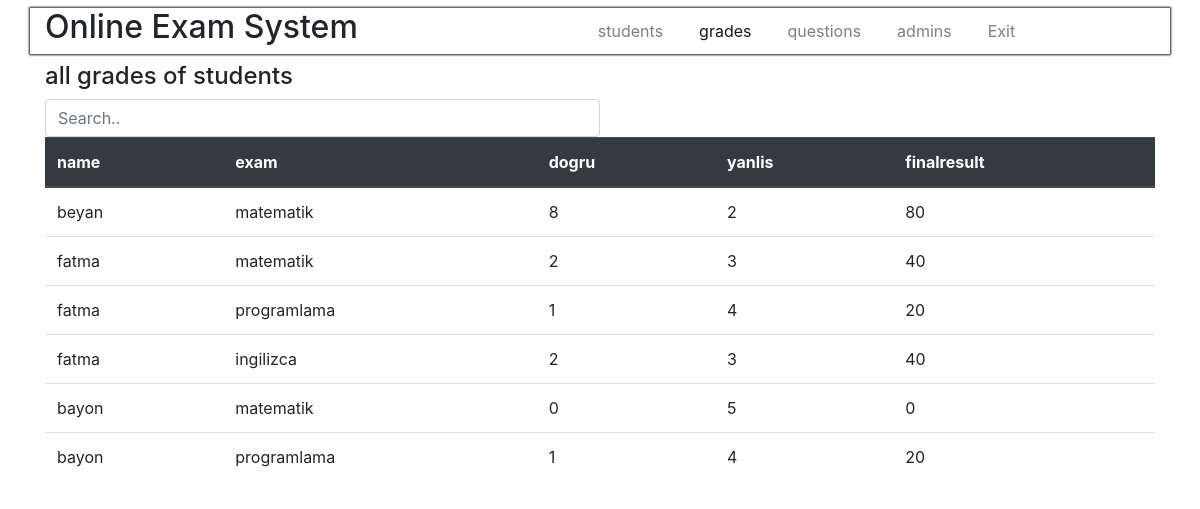
The page /grades.php on the database its author committed.
### tables this page shows
CREATE TABLE `users` (
  `users_id` int(11) NOT NULL,
  `user_name` text NOT NULL,
  `user_email` text NOT NULL,
  `user_password` text NOT NULL,
  `user_birthday` date NOT NULL,
  `user_gender` varchar(10) NOT NULL,
  `rol_id` int(20) NOT NULL,
  `code` int(11) NOT NULL
);

CREATE TABLE `exams` (
  `exam_id` int(11) NOT NULL,
  `exam_name` text NOT NULL
);

CREATE TABLE `result` (
  `user_id` int(11) NOT NULL,
  `exam_id` int(11) NOT NULL,
  `right_number` int(11) NOT NULL,
  `wrong_number` int(11) NOT NULL,
  `final_result` int(11) NOT NULL
);

### grades.php (the view, shortened to what this page needs)
<?php
include 'database.php';
?>
<!DOCTYPE html>
<html lang="en">
<head>
    <link rel="stylesheet" href="https://cdn.jsdelivr.net/npm/bootstrap@4.6.0/dist/css/bootstrap.min.css"
>
    <link rel="stylesheet" href="css/style.css">
</head>
<body>
     <nav class=" navbar navbar-expand-lg navbar-light bg-white">
    <div class="container dashdord-nav">
       <h2>Online Exam System</h2>
       <div class="collapse navbar-collapse navdas" id="navbarSupportedContent">
         <ul class="navbar-nav mr-auto">
           <li class="nav-item  mar">
             <a class="nav-link active1 link" href="students.php">students <span class="sr-only">(current)</span></a>
           </li>
           <li class="nav-item active mar">
             <a class="nav-link link" href="grades.php">grades </a>
           </li>
           <li class="nav-item mar">
            <a class="nav-link link" href="questions.php">questions</a>
          </li>
         <li class="nav-item mar">
               <a class="nav-link link" href="admins.php">admins</a>
        </li>
        <li class="nav-item mar">
         <a class="nav-link link" href="exit.php">Exit </a>
       </li>
         </ul>
    </div>
   </div>
     </nav>
     <section>
           <div class="container">
            <h4>all grades of students </h4>
            <input id="myInput" type="text" placeholder="Search.."   class="form-control"  style="width: 50%;">
            <table class="table">
                <thead class="thead-dark">
                  <tr>
                    <th scope="col">name</th>
                    <th scope="col">exam</th>
                    <th scope="col">dogru</th>
                    <th scope="col">yanlis</th>
                    <th scope="col">finalresult</th>
                  </tr>
                </thead>
                <tbody id="myTable">
                <?php
            $result=$con->query("SELECT * FROM result");
             while($row = $result->fetch_assoc()){
               echo "<tr>";
               $result2=$con->query("SELECT user_name FROM users where users_id=".$row['user_id']);
              while($row1 = $result2->fetch_assoc()){
               echo  "<td>" .$row1['user_name'] . "</td>";
               $result3=$con->query("SELECT exam_name FROM exams where exam_id=".$row['exam_id']);
               while($row2 = $result3->fetch_assoc()){
               echo "<td>" . $row2['exam_name'] . "</td>";
               echo "<td>" . $row['right_number'] . "</td>";
               echo "<td>" . $row['wrong_number'] . "</td>";
               echo"<td>" . $row['final_result'] . "</td>";
              echo "</tr>";
           }}}?>
                </tbody>
              </table>
           </div>
     </section>
</body>
</html>

### css/style.css (style rules this page uses)
a { list-style: none; text-decoration: none; }
.navdas { margin-left: 20%; text-align: right; }
.mar { margin: 0 10px; }
.dashdord-nav { width: 100%; box-shadow: 0px 0px 2px 1px; }

### rows shown on the page
result: right_number "8", wrong_number "2", final_result "80"
users: user_name "beyan"
exams: exam_name "matematik"
result: right_number "2", wrong_number "3", final_result "40"
users: user_name "fatma"
result: right_number "1", wrong_number "4", final_result "20"
exams: exam_name "programlama"
result: right_number "2", wrong_number "3", final_result "40"
exams: exam_name "ingilizca"
result: right_number "0", wrong_number "5", final_result "0"
users: user_name "bayon"
result: right_number "1", wrong_number "4", final_result "20"
